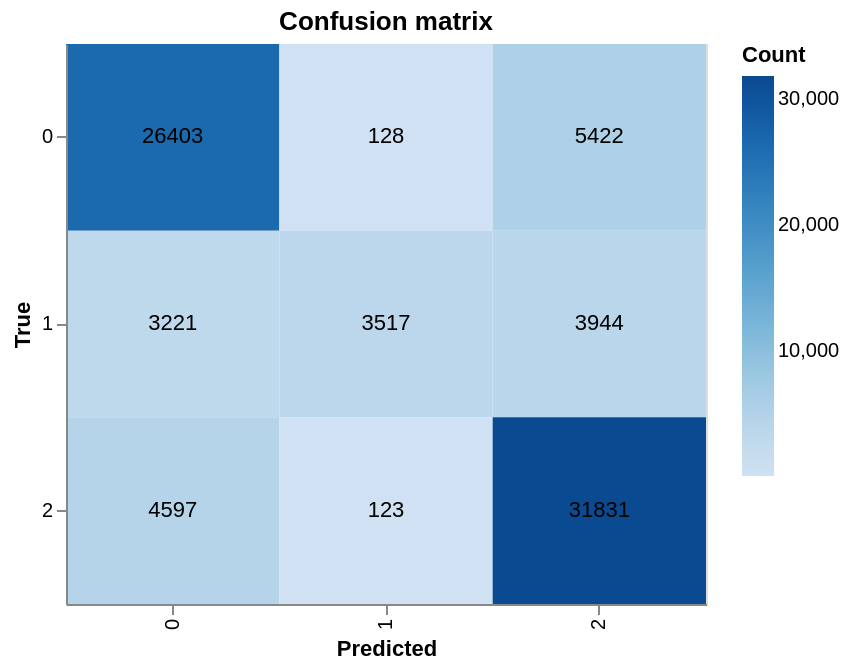

The code cell stored with this chart in its notebook:
### Markdown cell above
### Random Forest + `TfidfVectorizer`

**Note:** Full `n_estimators=100` on ~220k×2500 sparse features can take **tens of minutes**. For a quicker check, rerun `train_random_forest_tfidf(..., n_estimators=25)` in a scratch cell or change the default in the helper cell above.

### Code cell
%%time
rf_3class, _ = train_random_forest_tfidf(train_set, test_set, drop_neutral=False)

### Figure 1 — Vega-Lite specification as saved in the notebook (floating-point values rounded to 4 significant figures)
{"config": {"view": {"continuousWidth": 300, "continuousHeight": 300}}, "layer": [{"mark": {"type": "rect"}, "encoding": {"color": {"field": "Count", "scale": {"scheme": "blues"}, "type": "quantitative"}, "tooltip": [{"field": "True", "type": "nominal"}, {"field": "Predicted", "type": "nominal"}, {"field": "Count", "type": "quantitative"}], "x": {"field": "Predicted", "title": "Predicted", "type": "ordinal"}, "y": {"field": "True", "title": "True", "type": "ordinal"}}, "title": "Confusion matrix"}, {"mark": {"type": "text", "baseline": "middle", "fontSize": 11}, "encoding": {"text": {"field": "Count", "type": "quantitative"}, "x": {"field": "Predicted", "title": "Predicted", "type": "ordinal"}, "y": {"field": "True", "title": "True", "type": "ordinal"}}}], "data": {"name": "data-582d892e676d15a8fcdcf68d92027ebb"}, "height": 280, "width": 320, "$schema": "https://vega.github.io/schema/vega-lite/v6.1.0.json", "datasets": {"data-582d892e676d15a8fcdcf68d92027ebb": [{"True": "0", "Predicted": "0", "Count": 26403}, {"True": "0", "Predicted": "1", "Count": 128}, {"True": "0", "Predicted": "2", "Count": 5422}, {"True": "1", "Predicted": "0", "Count": 3221}, {"True": "1", "Predicted": "1", "Count": 3517}, {"True": "1", "Predicted": "2", "Count": 3944}, {"True": "2", "Predicted": "0", "Count": 4597}, {"True": "2", "Predicted": "1", "Count": 123}, {"True": "2", "Predicted": "2", "Count": 31831}]}}
